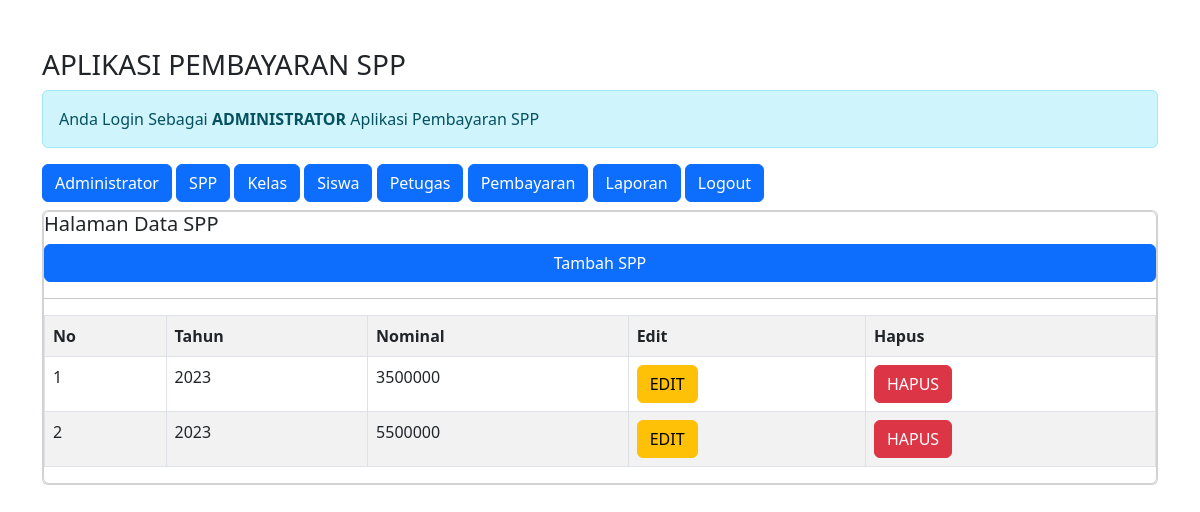
The page /pembayaran_ukk/admin/admin.php?url=spp (signed in) on the database its author committed.
### tables this page shows
CREATE TABLE `spp` (
  `id_spp` int(11) NOT NULL,
  `tahun` int(11) NOT NULL,
  `nominal` int(11) NOT NULL
);

### pembayaran_ukk/admin/spp.php (the view)
<h5>Halaman Data SPP</h5>
<a href="?url=tambah-spp" class="btn btn-primary"> Tambah SPP </a>
<hr>
<table class="table table-striped table-bordered">
	<tr class="fw-bold">
		<td>No</td>
		<td>Tahun</td>
		<td>Nominal</td>
		<td>Edit</td>
		<td>Hapus</td>
	</tr>
	<?php
	include'../koneksi.php';
	$no = 1;
	$sql = "SELECT*FROM spp ORDER BY id_spp DESC";
	$query = mysqli_query($koneksi, $sql);
	foreach ($query as $data){ ?>
		<tr>
			<td><?= $no++; ?></td>
			<td><?= $data['tahun'] ?></td>
			<td><?= $data['nominal'] ?></td>
			<td>
				<a href="?url=edit-spp&id_spp=<?= $data['id_spp'] ?>" class='btn btn-warning'>EDIT</a>
			</td>
			<td>
				<a onclick="return confirm('Apakah Anda Yakin Ingin Menghapus Data')"href="?url=hapus-spp&id_spp=<?= $data['id_spp'] ?>" class='btn btn-danger'>HAPUS</a>
			</td>
		</tr>
    <?php } ?>
</table>

### rows shown on the page
spp: tahun "2023", nominal "3500000"
spp: tahun "2023", nominal "5500000"
